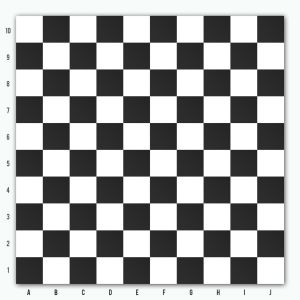
#> input picture assign1/board1.jpg, 300 x 300 px
$ python hw1_4.py board1.jpg
#> lines starting #> are read from the running program, lines starting #| are printed output that depends on the picture; after the words box and inside, x2 and y2 are one past the last pixel; in counts of white or black regions, pixels touching at a corner belong together
import cv2 as cv
import numpy as np
import sys
def process_image(edges, image):
    # 허프 변환을 사용하여 선분 검출
    lines = cv.HoughLinesP(edges, 1, np.pi / 180, 25, minLineLength=30, maxLineGap=5)

    # 선분 중에서 4개의 꼭짓점을 선택
    vertices = []
    for line in lines:
        x1, y1, x2, y2 = line[0]
        vertices.append((x1, y1))
        vertices.append((x2, y2))

    if len(vertices) >= 4:
        # 기존 점에서 더 멀리 이동할 픽셀 크기 설정
        padding = 10

        # 각 꼭짓점을 padding 픽셀만큼 이동
        top_left = (min(vertices, key=lambda vertex: vertex[0] + vertex[1])[0] - padding, min(vertices, key=lambda vertex: vertex[0] + vertex[1])[1] - padding)
        top_right = (max(vertices, key=lambda vertex: vertex[0] - vertex[1])[0] + padding, max(vertices, key=lambda vertex: vertex[0] - vertex[1])[1] - padding)
        bottom_left = (min(vertices, key=lambda vertex: vertex[0] - vertex[1])[0] - padding, min(vertices, key=lambda vertex: vertex[0] - vertex[1])[1] + padding)
        bottom_right = (max(vertices, key=lambda vertex: vertex[0] + vertex[1])[0] + padding, max(vertices, key=lambda vertex: vertex[0] + vertex[1])[1] + padding)
        # [7 lines of commented-out code are left out]
        src_points = np.float32([top_left, top_right, bottom_right, bottom_left])

        # 변환 후 이미지의 가로, 세로 크기 정의
        width = 800
        height = 800

        # 변환 후 꼭짓점 좌표 정의
        dst_points = np.float32([[0, 0], [width, 0], [width, height], [0, height]])

        # 원근 변환 행렬 계산
        perspective_matrix = cv.getPerspectiveTransform(src_points, dst_points)

        # 원근 변환 적용
        warped_image = cv.warpPerspective(image, perspective_matrix, (width, height))

        return warped_image
    else:
        print("꼭짓점을 찾을 수 없습니다.")

def detect_lines_and_angles(image):
    # 그레이스케일 이미지로 변환
    gray = cv.cvtColor(image, cv.COLOR_BGR2GRAY)
    # 가장자리 검출
    edges = cv.Canny(gray, 50, 150, apertureSize=3)
    # 허프 변환을 이용한 직선 검출
    lines = cv.HoughLines(edges, 1, np.pi / 180, 100)

    angles = []
    if lines is not None:
        for rho, theta in lines[:,0]:
            a = np.cos(theta)
            b = np.sin(theta)
            x0 = a * rho
            y0 = b * rho
            x1 = int(x0 + 1000 * (-b))
            y1 = int(y0 + 1000 * (a))
            x2 = int(x0 - 1000 * (-b))
            y2 = int(y0 - 1000 * (a))

            # 직선의 각도를 계산 (라디안에서 도로 변환)
            angle = np.rad2deg(theta)
            angles.append(angle)

    return angles

# Function to count the number of angles that are exactly 90 degrees
def count_exact_90(angles):
    return sum(angle == 90 for angle in angles)

if len(sys.argv) > 1 :
    filename = sys.argv[1]

image = cv.imread(filename)
#> image is the input picture: shape (300, 300, 3); mean B, G, R 165.8, 166, 165.3
gray_image = cv.cvtColor(image, cv.COLOR_BGR2GRAY)
equalized_image = cv.equalizeHist(gray_image)
blurred_image = cv.GaussianBlur(equalized_image, (5, 5), 0)
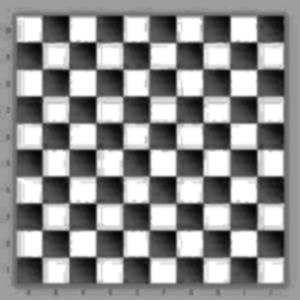
#> blurred_image: shape (300, 300); min 3, max 255, mean 142.5

edges = cv.Canny(blurred_image, 50, 70)
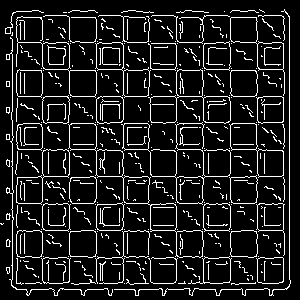
#> edges: shape (300, 300); 11.6% white in thin lines or dots
edges2 = cv.Canny(gray_image, 50, 70)
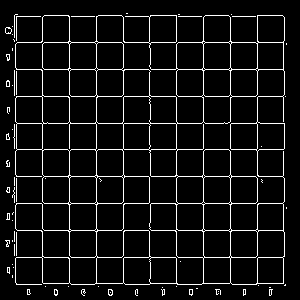
#> edges2: shape (300, 300); 6.9% white in thin lines or dots, all inside (x1, y1, x2, y2) = (5, 13, 287, 296)
warped_image_with_blur = process_image(edges, image.copy())
#> in process_image, `lines = cv.HoughLinesP(edges, 1, np.pi / 180, 25, minLineLength=30, ma..`: lines = 59 rows, first 6: [69, 114, 69, 12], [12, 286, 12, 120], [230, 280, 230, 206], [289, 286, 289, 16], [176, 280, 176, 12], [123, 280, 123, 167]
#> the loop in process_image, `for line in lines:` made 59 passes
#> after the loop in process_image, `for line in lines:`: vertices = 118 pairs, first value 11 to 289, second value 11 to 289
#> in process_image, `top_left = (min(vertices, key=lambda vertex: vertex[0] + vertex[1])[0]..`: top_left = (1, 7)
#> in process_image, `top_right = (max(vertices, key=lambda vertex: vertex[0] - vertex[1])[0..`: top_right = (299, 6)
#> in process_image, `bottom_left = (min(vertices, key=lambda vertex: vertex[0] - vertex[1])..`: bottom_left = (2, 296)
#> in process_image, `bottom_right = (max(vertices, key=lambda vertex: vertex[0] + vertex[1]..`: bottom_right = (299, 296)
#> in process_image, `src_points = np.float32([top_left, top_right, bottom_right, bottom_lef..`: src_points = [[1, 7], [299, 6], [299, 296], [2, 296]]
#> in process_image, `perspective_matrix = cv.getPerspectiveTransform(src_points, dst_points)`: perspective_matrix = [[2.69, -0.00932, -2.63], [0.00926, 2.76, -19.32], [1.16e-05, -1.17e-05, 1]]
warped_image_without_blur = process_image(edges2, image.copy())
#> in process_image (call 2), `lines = cv.HoughLinesP(edges, 1, np.pi / 180, 25, minLineLength=30, ma..`: lines = 22 rows, first 6: [16, 96, 285, 96], [257, 283, 257, 15], [203, 283, 203, 17], [17, 149, 283, 149], [176, 286, 176, 15], [123, 282, 123, 17]
#> the loop in process_image (call 2), `for line in lines:` made 22 passes
#> after the loop in process_image (call 2), `for line in lines:`: vertices = 44 pairs, first value 16 to 285, second value 15 to 286
#> in process_image (call 2), `top_left = (min(vertices, key=lambda vertex: vertex[0] + vertex[1])[0]..`: top_left = (32, 7)
#> in process_image (call 2), `top_right = (max(vertices, key=lambda vertex: vertex[0] - vertex[1])[0..`: top_right = (267, 5)
#> in process_image (call 2), `bottom_left = (min(vertices, key=lambda vertex: vertex[0] - vertex[1])..`: bottom_left = (6, 267)
#> in process_image (call 2), `bottom_right = (max(vertices, key=lambda vertex: vertex[0] + vertex[1]..`: bottom_right = (267, 293)
#> in process_image (call 2), `src_points = np.float32([top_left, top_right, bottom_right, bottom_lef..`: src_points = [[32, 7], [267, 5], [267, 293], [6, 267]]
#> in process_image (call 2), `perspective_matrix = cv.getPerspectiveTransform(src_points, dst_points)`: perspective_matrix = [[3.8, 0.38, -124.3], [0.0296, 3.48, -25.29], [0.000423, 0.000475, 1]]
#> in process_image (call 2), `warped_image = cv.warpPerspective(image, perspective_matrix, (width, h..`:
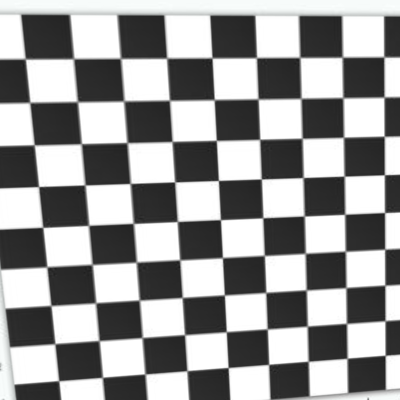
#> warped_image: shape (800, 800, 3) (shown at 1/2 size); mean of channels 0, 1, 2 152.2, 152.2, 152; drawn as B, G, R

angles_with_blur = detect_lines_and_angles(warped_image_with_blur)
#> in detect_lines_and_angles, `edges = cv.Canny(gray, 50, 150, apertureSize=3)`:
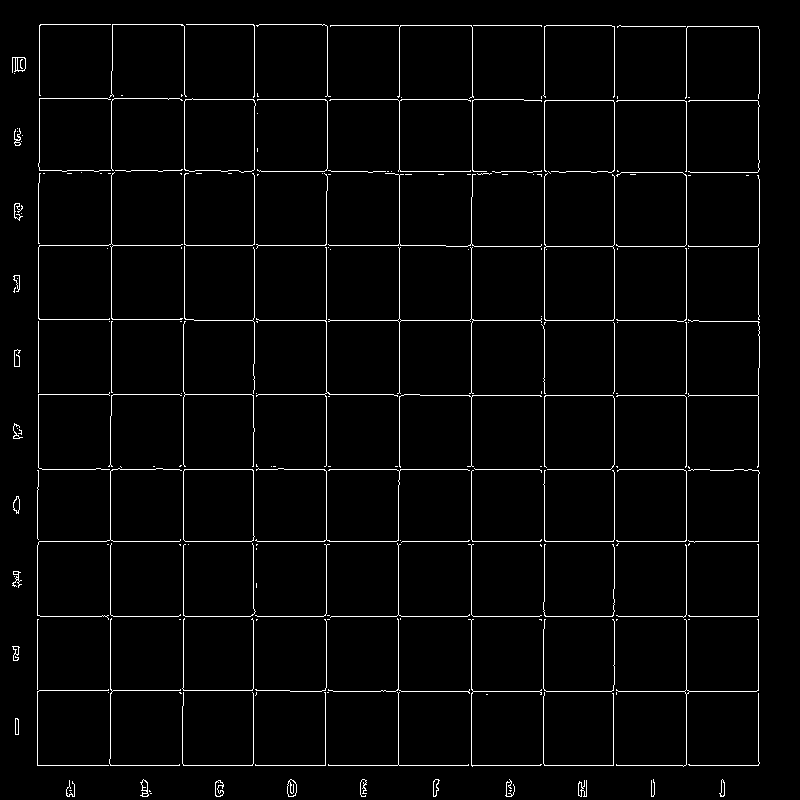
#> edges: shape (800, 800); 2.7% white in thin lines or dots
#> in detect_lines_and_angles, `lines = cv.HoughLines(edges, 1, np.pi / 180, 100)`: lines = 41 rows, first 8: [686, 0], [765, 1.57], [541, 1.57], [616, 1.57], [469, 1.57], [614, 0], [544, 0], [471, 0]
#> the loop in detect_lines_and_angles, `for rho, theta in lines[:,0]:` made 41 passes
#> (rho, theta, a, b, x0, y0, x1, y1) on passes 1 to 8: (686, 0, 1, 0, 686, 0, 686, 1000), (765, 1.57, -4.37e-08, 1, -3.34e-05, 765, -1000, 764), (541, 1.57, -4.37e-08, 1, -2.36e-05, 541, -1000, 540), (616, 1.57, -4.37e-08, 1, -2.69e-05, 616, -1000, 615), (469, 1.57, -4.37e-08, 1, -2.05e-05, 469, -1000, 468), (614, 0, 1, 0, 614, 0, 614, 1000), (544, 0, 1, 0, 544, 0, 544, 1000), (471, 0, 1, 0, 471, 0, 471, 1000)
angles_without_blur= detect_lines_and_angles(warped_image_without_blur)
#> in detect_lines_and_angles (call 2), `edges = cv.Canny(gray, 50, 150, apertureSize=3)`:
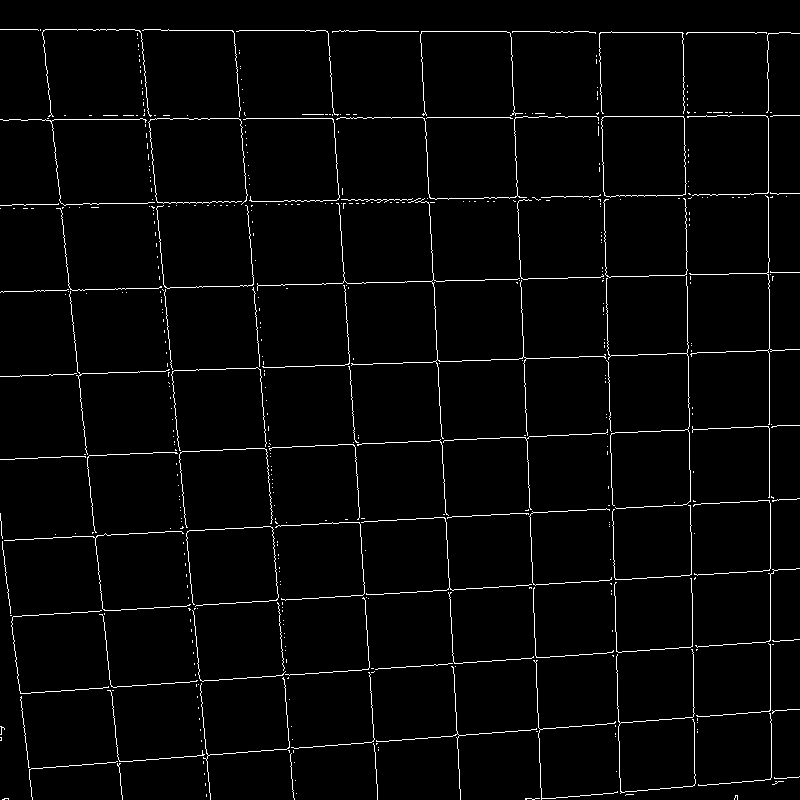
#> edges: shape (800, 800); 2.5% white in thin lines or dots
#> the loop in detect_lines_and_angles (call 2), `for rho, theta in lines[:,0]:` made 55 passes
#> (rho, theta) on passes 1 to 8: (693, 1.5), (376, 1.54), (-418, 3.09), (-681, 3.12), (-38, 3.04), (540, 1.52), (206, 1.55), (-139, 3.05)

# Count the number of lines near 90 degrees for each image
count_with_blur = count_exact_90(angles_with_blur)
count_without_blur = count_exact_90(angles_without_blur)

# Display the image with the most lines near 90 degrees
if count_with_blur > count_without_blur:
    src = warped_image_with_blur
else:
    src = warped_image_without_blur

gray = cv.cvtColor(src, cv.COLOR_BGR2GRAY)
edges = cv.Canny(gray, 50, 150, apertureSize=3)
median = cv.medianBlur(gray, 5)

circles = cv.HoughCircles(median, cv.HOUGH_GRADIENT, 1, 50, param1=50, param2=26, minRadius=10, maxRadius=40)
param2 = 25
while circles is None and param2 > 0:
    param2 -= 1
    circles = cv.HoughCircles(median, cv.HOUGH_GRADIENT, 1, 50, param1=50, param2=param2, minRadius=10, maxRadius=40)
#> this loop made 8 passes

if circles is not None:
    circles = np.uint16(np.around(circles))
else:
    print("No circles were found")

dst = src.copy()

for i in circles[0, :]:
    cv.circle(dst, (i[0], i[1]), i[2], (255, 0, 0), 2)
    cv.circle(dst, (i[0], i[1]), 1, (0, 0, 255), 2)
#> this loop made 1 pass
#> i on pass 1: [52, 36, 19]
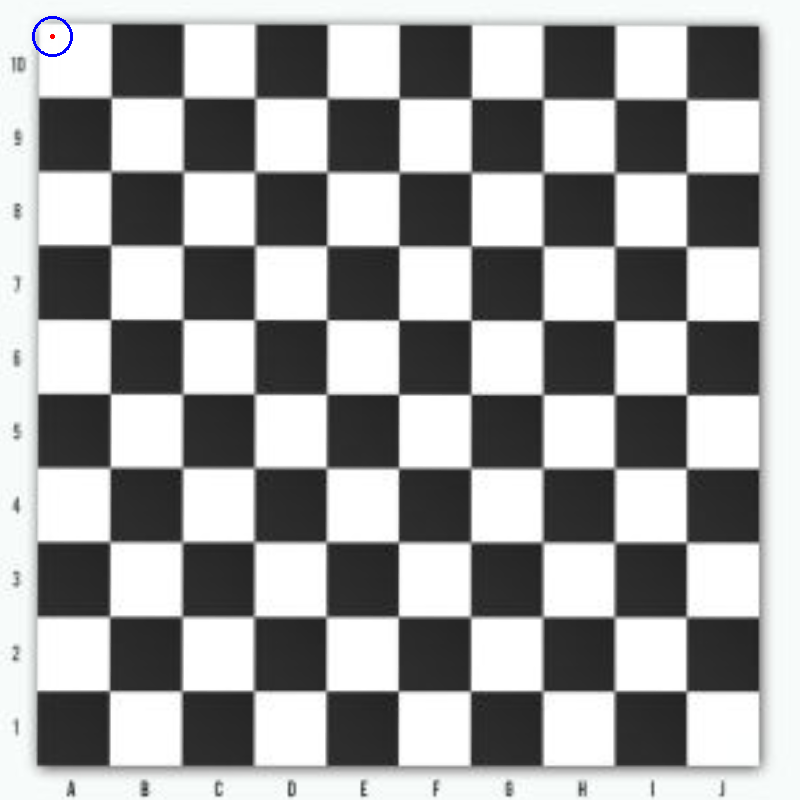
#> dst: shape (800, 800, 3); mean of channels 0, 1, 2 162.1, 162.1, 161.5; drawn as B, G, R
# 원의 중심점의 색상을 분석하여 밝은색과 어두운색 원을 구분합니다.
light_circles = 0
dark_circles = 0

# 각 원에 대해 반복
for i in circles[0, :]:
    center_color = src[i[1], i[0]]  # 원의 중심점 색상(BGR)
    brightness = np.mean(center_color)  # 밝기는 BGR 값의 평균으로 결정
    # 임의로 설정한 임계값(123)을 기준으로 밝기 판단
    if brightness > 123:
        light_circles += 1
    else:
        dark_circles += 1

brightness_values = []

# 각 원에 대해 반복하여 밝기 값을 계산
for i in circles[0, :]:
    center_color = src[i[1], i[0]]  # 원의 중심점 색상(BGR)
    brightness = np.mean(center_color)  # 밝기는 BGR 값의 평균으로 결정
    brightness_values.append(brightness)

# 밝기 값의 중간값을 찾습니다.
median_brightness = np.median(brightness_values)

# 중간값을 기준으로 밝은색과 어두운색 원을 구분합니다.
lighter_circles = 0
darker_circles = 0
for brightness in brightness_values:
    if brightness > median_brightness:
        lighter_circles += 1
    else:
        darker_circles += 1
#> this loop made 1 pass
#> brightness on pass 1: 254
if (lighter_circles == 1 and darker_circles == 0) or (lighter_circles == 0 and darker_circles == 1) :
    print("말이 없습니다.")
else:
    if light_circles == 0 or darker_circles == 0:
        print(f"밝은 색 말: {lighter_circles}")
        print(f"어두운 색 말: {darker_circles}")
    else:
        print(f"밝은 색 말: {light_circles}")
        print(f"어두운 색 말: {dark_circles}")

$ run again, on assign1/board12.jpg
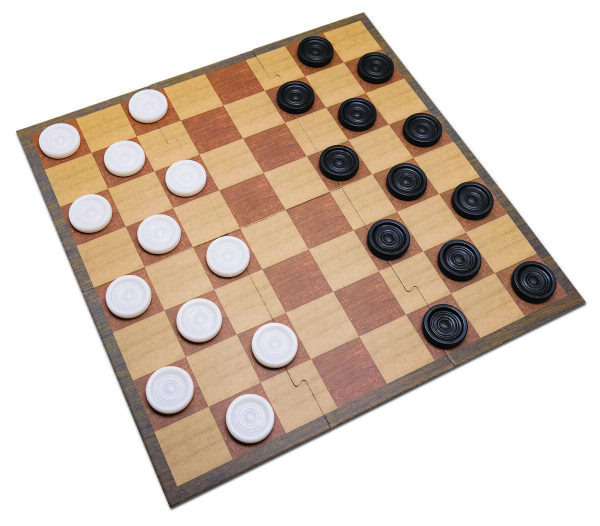
#> input picture assign1/board12.jpg, 1200 x 1051 px (shown at 1/2 size)
#> image is the input picture: shape (1051, 1200, 3); mean B, G, R 185.4, 198.1, 213.1
#> `edges2 = cv.Canny(gray_image, 50, 70)`:
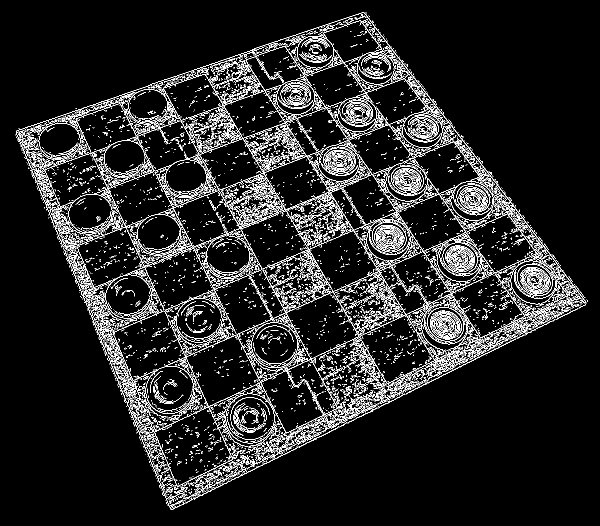
#> edges2: shape (1051, 1200) (shown at 1/2 size); 8.4% white in thin lines or dots
#> in process_image, `lines = cv.HoughLinesP(edges, 1, np.pi / 180, 25, minLineLength=30, ma..`: lines = 243 rows, first 6: [309, 863, 1072, 508], [339, 728, 1014, 428], [227, 664, 369, 603], [632, 185, 727, 325], [664, 392, 869, 721], [670, 290, 816, 234]
#> the loop in process_image, `for line in lines:` made 243 passes
#> after the loop in process_image, `for line in lines:`: vertices = 486 pairs, first value 24 to 1175, second value 23 to 1023
#> top_left = (14, 254)
#> top_right = (745, 14)
#> bottom_left = (329, 1031)
#> bottom_right = (1184, 624)
#> src_points = [[14, 254], [745, 14], [1184, 624], [329, 1031]]
#> perspective_matrix = [[0.94, -0.381, 83.6], [0.417, 1.27, -328.7], [-4.39e-05, 0.000401, 1]]
#> in process_image (call 2), `lines = cv.HoughLinesP(edges, 1, np.pi / 180, 25, minLineLength=30, ma..`: lines = 822 rows, first 6: [309, 863, 1080, 503], [386, 596, 916, 371], [334, 730, 1033, 419], [933, 689, 1157, 580], [291, 308, 433, 588], [605, 299, 870, 722]
#> the loop in process_image (call 2), `for line in lines:` made 822 passes
#> in detect_lines_and_angles, `lines = cv.HoughLines(edges, 1, np.pi / 180, 100)`: lines = 2916 rows, first 8: [674, 1.55], [12, 0], [580, 1.55], [797, 1.55], [768, 1.55], [486, 1.55], [33, 0], [-395, 3.12]
#> the loop in detect_lines_and_angles, `for rho, theta in lines[:,0]:` made 2916 passes
#> (rho, theta) on passes 24 to 26: (-774, 3.11), (-755, 3.11), (213, 1.55)
#> the loop in detect_lines_and_angles (call 2), `for rho, theta in lines[:,0]:` made 2913 passes
#> (rho, theta) on passes 1 to 3: (-210, 3.12), (212, 1.55), (302, 1.55)
#> the loop `for i in circles[0, :]:` made 24 passes
#> i on passes 1 to 8: [550, 516, 37], [644, 420, 37], [726, 148, 36], [82, 430, 37], [546, 328, 36], [180, 716, 32], [636, 618, 37], [744, 704, 31]
#> after the loop `for i in circles[0, :]:`:
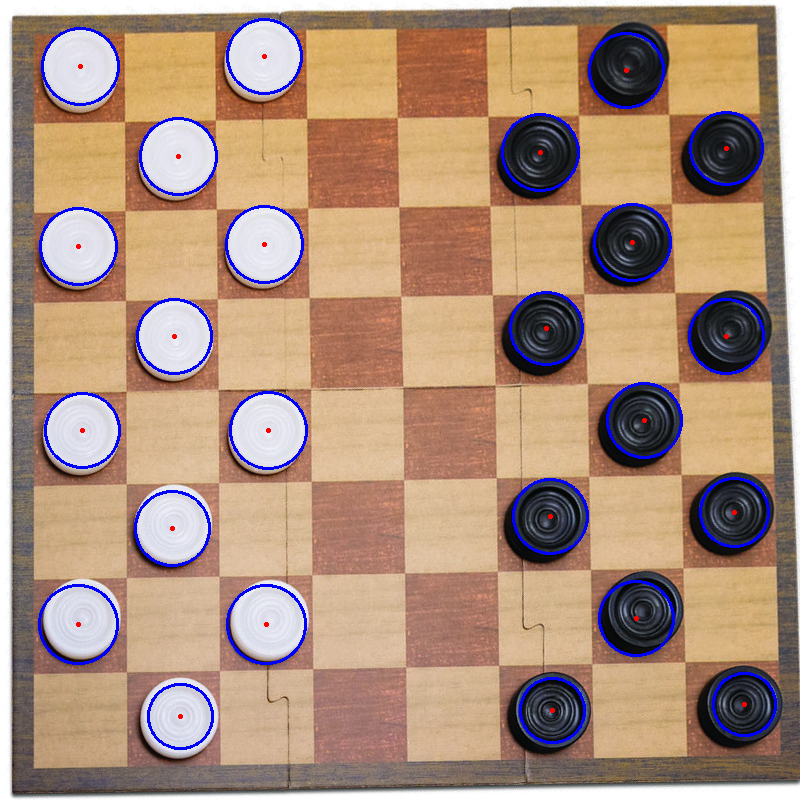
#> dst: shape (800, 800, 3); mean of channels 0, 1, 2 124.9, 143.5, 172.5; drawn as B, G, R
#> the loop `for brightness in brightness_values:` made 24 passes
#> brightness on passes 1 to 8: 35, 29, 25, 229.3, 25, 233, 32, 41
#| 밝은 색 말: 12
#| 어두운 색 말: 12

$ run again, on assign1/board13.jpg
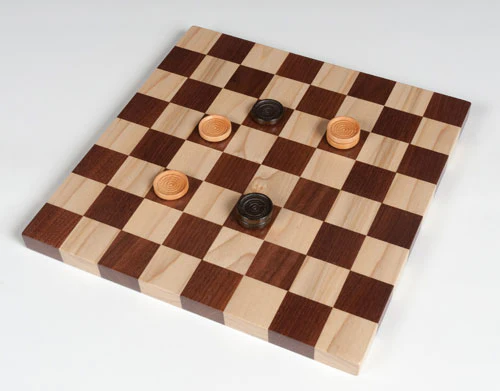
#> input picture assign1/board13.jpg, 500 x 391 px
#> image is the input picture: shape (391, 500, 3); mean B, G, R 162.9, 173.9, 191.7
#> `edges2 = cv.Canny(gray_image, 50, 70)`:
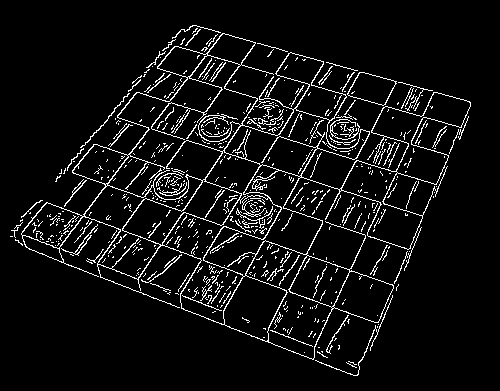
#> edges2: shape (391, 500); 6.5% white in thin lines or dots, all inside (x1, y1, x2, y2) = (10, 25, 471, 376)
#> in process_image, `lines = cv.HoughLinesP(edges, 1, np.pi / 180, 25, minLineLength=30, ma..`: lines = 73 rows, first 6: [315, 345, 380, 205], [51, 258, 355, 375], [59, 248, 188, 76], [41, 201, 380, 324], [168, 44, 463, 128], [226, 227, 398, 286]
#> the loop in process_image, `for line in lines:` made 73 passes
#> after the loop in process_image, `for line in lines:`: vertices = 146 pairs, first value 10 to 463, second value 25 to 375
#> top_left = (142, 38)
#> top_right = (473, 89)
#> bottom_left = (0, 247)
#> bottom_right = (398, 363)
#> src_points = [[142, 38], [473, 89], [398, 363], [0, 247]]
#> perspective_matrix = [[2.87, 1.95, -482.3], [-0.739, 4.8, -77.37], [0.00037, 0.00156, 1]]
#> in process_image (call 2), `lines = cv.HoughLinesP(edges, 1, np.pi / 180, 25, minLineLength=30, ma..`: lines = 70 rows, first 6: [59, 248, 188, 76], [110, 115, 422, 216], [116, 228, 380, 325], [40, 200, 207, 261], [417, 127, 433, 92], [223, 311, 318, 145]
#> the loop in process_image (call 2), `for line in lines:` made 70 passes
#> in detect_lines_and_angles, `lines = cv.HoughLines(edges, 1, np.pi / 180, 100)`: lines = 46 rows, first 8: [465, 0.0873], [281, 0.0873], [419, 1.71], [185, 0.0873], [374, 0.0873], [98, 1.75], [208, 1.73], [554, 0.0873]
#> the loop in detect_lines_and_angles, `for rho, theta in lines[:,0]:` made 46 passes
#> (rho, theta) on passes 24 to 31: (320, 1.71), (549, 0.0698), (523, 1.71), (644, 0.0873), (-4, 1.75), (546, 0.0698), (365, 0.0698), (724, 0.0698)
#> the loop in detect_lines_and_angles (call 2), `for rho, theta in lines[:,0]:` made 47 passes
#> (rho, theta) on passes 1 to 8: (541, 1.62), (350, 1.62), (640, 1.62), (444, 1.62), (424, 0.0698), (259, 1.62), (332, 0.0873), (81, 1.62)
#> the loop `for i in circles[0, :]:` made 5 passes
#> i on passes 1 to 5: [232, 500, 39], [540, 208, 34], [260, 310, 36], [352, 210, 34], [432, 488, 37]
#> after the loop `for i in circles[0, :]:`:
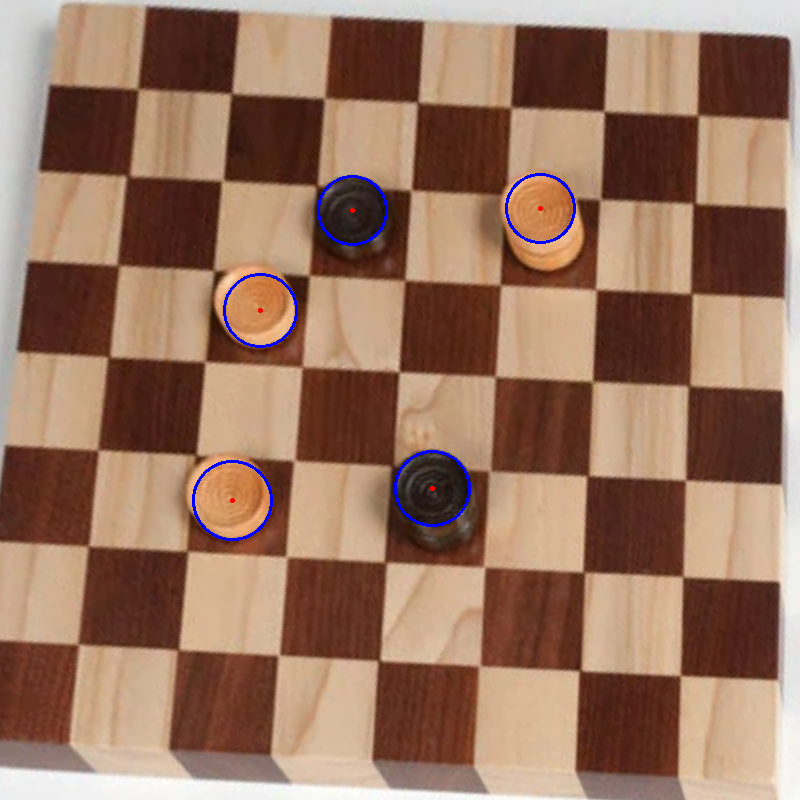
#> dst: shape (800, 800, 3); mean of channels 0, 1, 2 96.8, 117, 152.5; drawn as B, G, R
#> the loop `for brightness in brightness_values:` made 5 passes
#> brightness on passes 1 to 5: 142.7, 129, 139, 33, 52.67
#| 밝은 색 말: 3
#| 어두운 색 말: 2
